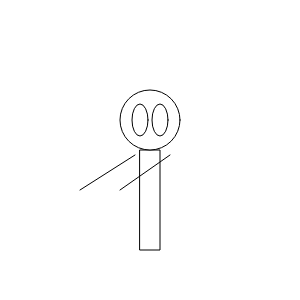
Frame 1 (no input)
Frame 60 (no input): identical to frame 1, image omitted
Frame 120 (the mouse pressed at the canvas centre since frame 60): identical to frame 1, image omitted

The p5.js sketch that drew this single still picture (run headless with seeded random() and noise() and a simulated clock; from frame 60 on, the mouse is pressed at the canvas centre):

// p5.js sketch
// ── sketch.js
let button, colBG, colFill, left;

function setup() {
  createCanvas(300, 300);
  rectMode(CENTER);
  colBG = color(255);
  colFill = color(255);
  left = true;
  button = createButton("Dance Monkey");
  button.position(100, 340);
  button.mousePressed(changeBG);
}

function move() {
  left = !left;
}

function changeBG() {
  move();
  colBG = color(random(255), random(255), random(255));
  colFill = color(random(255), random(255), random(255));
}

function draw() {
  background(colBG);
  fill(colFill);
  rect(150, 200, 20, 100);
  ellipse(150, 120, 60, 60);
  ellipse(140, 120, 16, 32);
  ellipse(160, 120, 16, 32);
  left ? line(135, 155, 80, 190) : line(135, 155, 190, 190);
  left ? line(170, 155, 120, 190) : line(163, 155, 220, 190);
}
